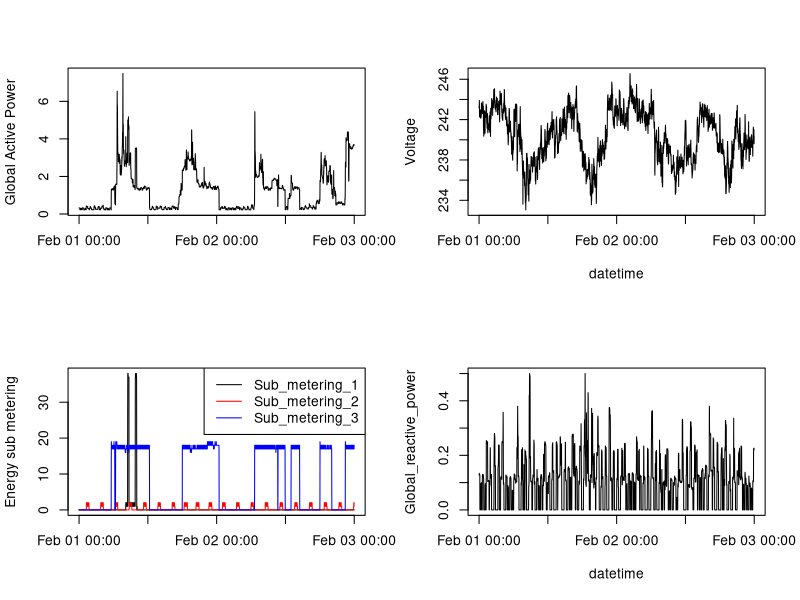

Here is the R script that generated this plot:
#Plot 4

data<-read.table('cleandata.txt',header=TRUE,sep=';')             #Read the clean data
data$When<-as.POSIXlt(data$When)                                  #Set the datetime variable "When" to PosixLT
png(width = 480,height = 480,filename = 'plot4.png',units = 'px') #Create a png file

par(mfrow=c(2,2))                                                 #Set up the plot area space
plot(data$When,data$GlobalActivePower,ylab='Global Active Power',xlab='',type='l')          #Plot 1

plot(data$When,data$Voltage,xlab='datetime',ylab='Voltage',type='l')                        #Plot 2  

plot(data$When,data$SubMetering1,ylab='Energy sub metering', xlab='', type='l',col="black") #Plot 3
lines(data$When,data$SubMetering2,col="red")
lines(data$When,data$SubMetering3,col="blue")
legend('topright',legend = c('Sub_metering_1','Sub_metering_2','Sub_metering_3'),
       col=c('black','red','blue'),lty = 'solid')

plot(data$When,data$GlobalReactivePower,
     xlab='datetime',ylab='Global_reactive_power',type='l')                                 #Plot 4

dev.off()                                                         #Close the png

